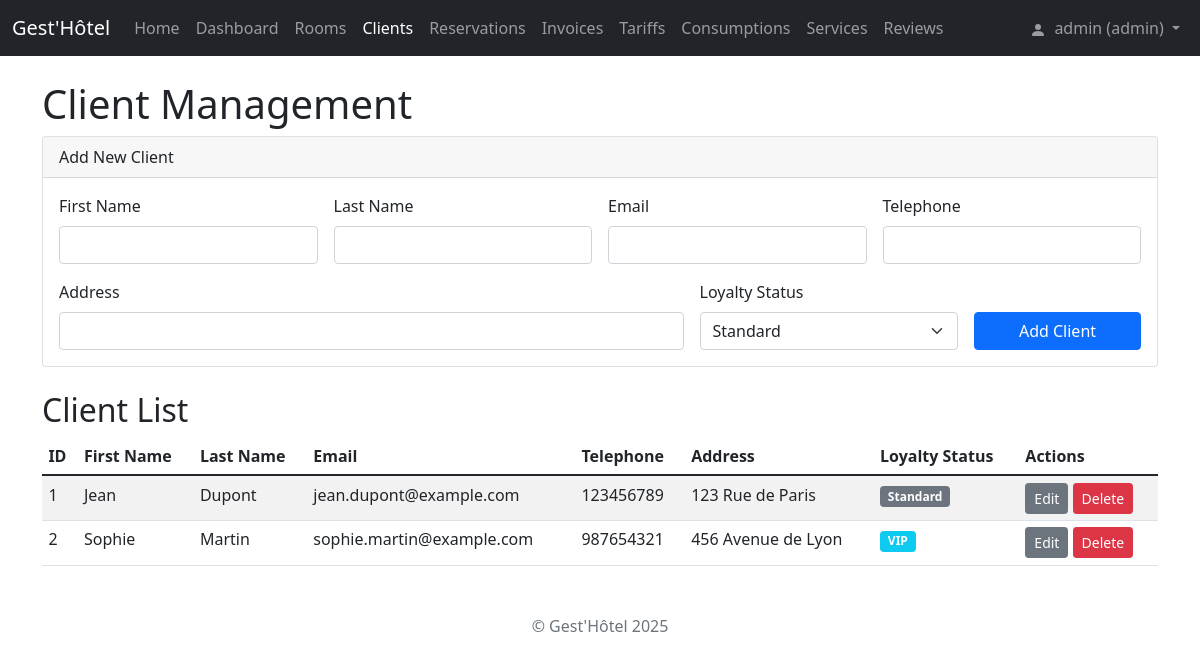
The page /clients (signed in) on the database its author committed.
### tables this page shows
CREATE TABLE clients (
            id_client INTEGER PRIMARY KEY AUTOINCREMENT,
            nom TEXT NOT NULL,
            prenom TEXT NOT NULL,
            telephone TEXT,
            email TEXT UNIQUE NOT NULL,
            adresse TEXT,
            statut_fidelite TEXT DEFAULT 'Standard' NOT NULL CHECK(statut_fidelite IN ('Standard', 'VIP', 'Or'))
        );

### app.py (the view)
@app.route('/clients')
@require_role('staff')
def view_clients():
    try:
        conn = get_db_connection()
        clients = conn.execute('SELECT * FROM clients ORDER BY nom, prenom').fetchall()
        conn.close()
        return render_template('clients.html', clients=clients)
    except Exception as e:
        flash(f'Error fetching clients: {str(e)}', 'danger')
        return render_template('clients.html', clients=[])

### app.py (called while the page is built)
@app.context_processor
def inject_now():
    return {'now': datetime.utcnow}

def get_db_connection():
    conn = sqlite3.connect('gesthotel.db')
    conn.row_factory = sqlite3.Row # Access columns by name
    conn.execute("PRAGMA foreign_keys = ON") # Ensure FK constraints are active
    return conn

def login_required(f):
    @wraps(f)
    def decorated_function(*args, **kwargs):
        if 'user_id' not in session:
            flash('Please log in to access this page.', 'warning')
            return redirect(url_for('login', next=request.url))
        return f(*args, **kwargs)
    return decorated_function

def require_role(required_role):
    def decorator(f):
        @wraps(f)
        @login_required # User must be logged in first
        def decorated_function(*args, **kwargs):
            user_role = session.get('role')
            allowed = False
            if user_role == required_role:
                allowed = True
            elif user_role == 'admin' and required_role in ['staff', 'client']:
                allowed = True
            elif user_role == 'staff' and required_role == 'client':
                 allowed = True
            if not allowed:
                return render_template('unauthorized.html', required_role=required_role), 403
            return f(*args, **kwargs)
        return decorated_function
    return decorator

### templates/clients.html (shortened to what this page needs)
{% extends "base.html" %}
{% block content %}
<h1>Client Management</h1>
{% if session.role in ['admin', 'staff'] %}
<div class="card mb-4">
    <div class="card-header">Add New Client</div>
    <div class="card-body">
        <form action="{{ url_for('add_client') }}" method="post" class="row g-3 needs-validation" novalidate>
            <div class="col-md-3">
                <label for="prenom" class="form-label">First Name</label>
                <input type="text" class="form-control" id="prenom" name="prenom" required>
            </div>
            <div class="col-md-3">
                <label for="nom" class="form-label">Last Name</label>
                <input type="text" class="form-control" id="nom" name="nom" required>
            </div>
            <div class="col-md-3">
                <label for="email" class="form-label">Email</label>
                <input type="email" class="form-control" id="email" name="email" required>
            </div>
            <div class="col-md-3">
                <label for="telephone" class="form-label">Telephone</label>
                <input type="tel" class="form-control" id="telephone" name="telephone">
            </div>
             <div class="col-md-7">
                <label for="adresse" class="form-label">Address</label>
                <input type="text" class="form-control" id="adresse" name="adresse">
            </div>
            <div class="col-md-3">
                 <label for="statut_fidelite" class="form-label">Loyalty Status</label>
                 <select class="form-select" id="statut_fidelite" name="statut_fidelite" required>
                     <option value="Standard" selected>Standard</option>
                 </select>
            </div>
            <div class="col-md-2 align-self-end">
                <button type="submit" class="btn btn-primary w-100">Add Client</button>
            </div>
        </form>
    </div>
</div>
{% endif %}
<h2>Client List</h2>
<table class="table table-striped table-hover table-sm">
    <thead>
        <tr>
            <th>ID</th>
            <th>First Name</th>
            <th>Last Name</th>
            <th>Email</th>
            <th>Telephone</th>
            <th>Address</th>
            <th>Loyalty Status</th>
            {% if session.role in ['admin', 'staff'] %}
            <th>Actions</th>
            {% endif %}
        </tr>
    </thead>
    <tbody>
        {% for client in clients %}
        <tr>
            <td>{{ client.id_client }}</td>
            <td>{{ client.prenom }}</td>
            <td>{{ client.nom }}</td>
            <td>{{ client.email }}</td>
            <td>{{ client.telephone or '-' }}</td>
            <td>{{ client.adresse or '-' }}</td>
            <td><span class="badge {% if client.statut_fidelite == 'VIP' %}bg-info{% elif client.statut_fidelite == 'Or' %}bg-warning text-dark{% else %}bg-secondary{% endif %}">{{ client.statut_fidelite }}</span></td>
             {% if session.role in ['admin', 'staff'] %}
             <td>
                 <a href="{{ url_for('edit_client', id=client.id_client) }}" class="btn btn-sm btn-secondary">Edit</a>
                 {% if session.role == 'admin' %}
                 <form action="{{ url_for('delete_client', id=client.id_client) }}" method="post" style="display: inline;" onsubmit="return confirm('Delete client {{ client.prenom }} {{ client.nom }}?');">
                     <button type="submit" class="btn btn-sm btn-danger">Delete</button>
                 </form>
                 {% endif %}
             </td>
             {% endif %}
        </tr>
        {% else %}
        <tr>
            <td colspan="{{ 8 if session.role in ['admin', 'staff'] else 7 }}" class="text-center">No clients found.</td>
        </tr>
        {% endfor %}
    </tbody>
</table>
{% endblock %}

### templates/base.html (style rules this page uses)
body { padding-top: 5rem; }
.table-sm th, .table-sm td { padding: 0.4rem; }

### rows shown on the page
clients: id_client "1", prenom "Jean", nom "Dupont", email "jean.dupont@example.com", telephone "123456789", adresse "123 Rue de Paris", statut_fidelite "Standard"
clients: id_client "2", prenom "Sophie", nom "Martin", email "sophie.martin@example.com", telephone "987654321", adresse "456 Avenue de Lyon", statut_fidelite "VIP"

### other values the page prints
{{ session.username }} "admin"
{{ session.role }} "admin"
